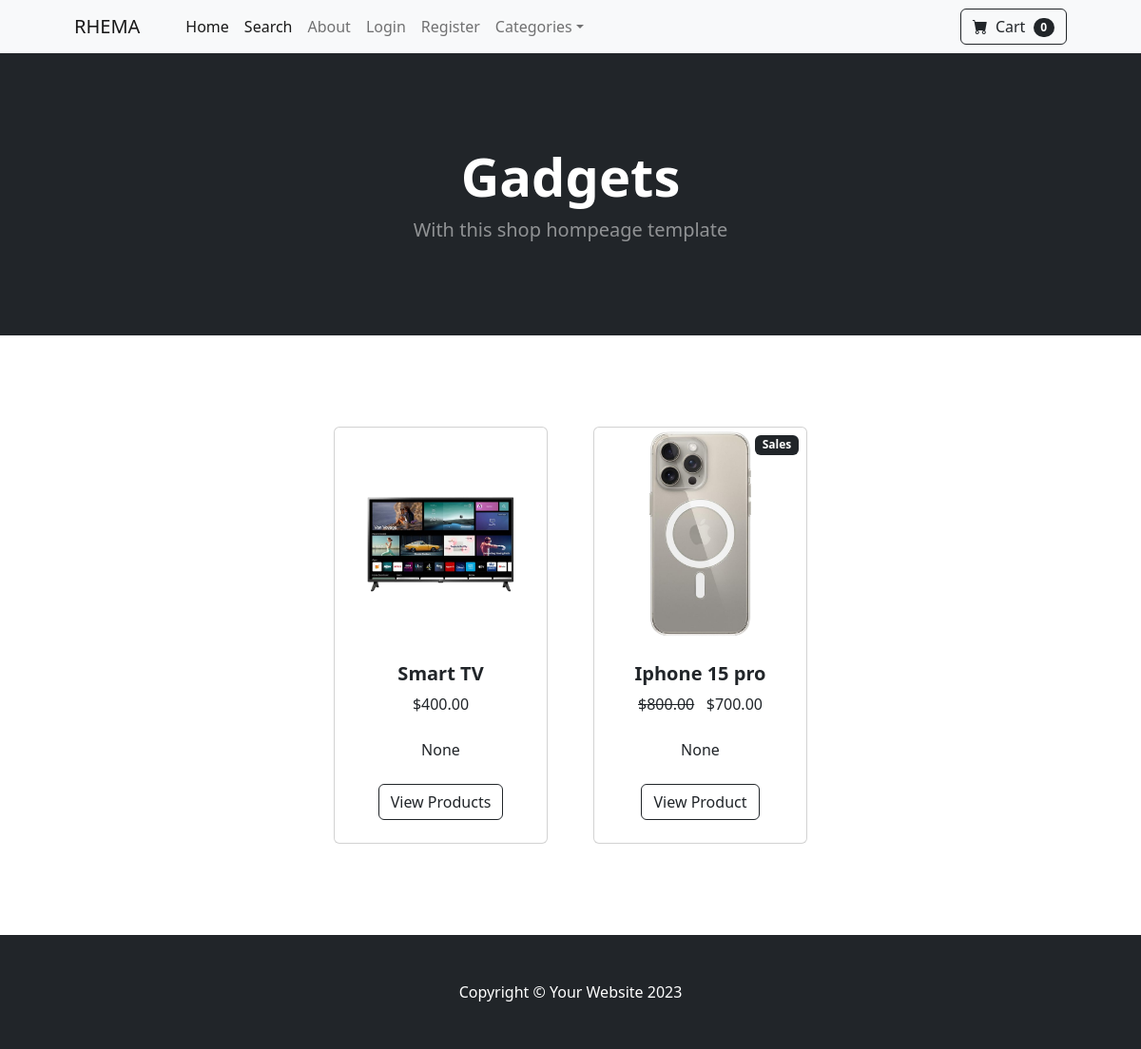
Screenshot of /category/Gadgets with the database file from the repository.
### store/models.py (models this page shows, shortened)
class Category(models.Model):
    name = models.CharField(max_length=255)
    def __str__(self):
        return self.name
    class Meta:
        verbose_name_plural = 'categories'

class Product(models.Model):
    name = models.CharField(max_length=255)
    price = models.DecimalField(default=0, decimal_places=2, max_digits=8)
    category = models.ForeignKey(Category,on_delete=models.CASCADE,default=1)
    description = models.CharField(max_length=255, blank=True, null=True)
    image = models.ImageField(upload_to='uploads/product/')
    is_sale = models.BooleanField(default=False)
    sale_price =  models.DecimalField(default=0, decimal_places=2, max_digits=8)

### store/views.py (the view)
# urls.py: path('category/<str:foo>', views.category, name='category'),
def category(request, foo):
    foo = foo.replace('-', ' ')
    try:
        category = Category.objects.get(name=foo)
        products = Product.objects.filter(category=category)
        return render(request, 'category.html', {'products': products, 'category': category  })
    except:
       messages.success(request, ('that category does not exist'))
       return redirect('home')

### cart/cart.py (called while the page is built)
    def __len__(self):
        return len(self.cart)

### cart/context_processor.py (called while the page is built)
def cart(request):
    return{'cart': Cart(request)}

### store/templates/category.html
{% extends "base.html" %}
        {% block content %}
        <header class="bg-dark py-5">
            <div class="container px-4 px-lg-5 my-5">
                <div class="text-center text-white">
                    <h1 class="display-4 fw-bolder">{{ category }}</h1>
                    <p class="lead fw-normal text-white-50 mb-0">With this shop hompeage template</p>
                </div>
            </div>
        </header>
        <section class="py-5">
            <div class="container px-4 px-lg-5 mt-5">
                <div class="row gx-4 gx-lg-5 row-cols-2 row-cols-md-3 row-cols-xl-4 justify-content-center">
                    {% for product in products %}
                        {% if product.is_sale %}
                        <div class="col mb-5">
                            <div class="card h-100">
                                <div class="badge bg-dark text-white position-absolute" style="top: 0.5rem; right: 0.5rem">Sales</div>
                                <img class="card-img-top" src="{{ product.image.url }}" alt="..." />
                                <div class="card-body p-4">
                                    <div class="text-center">
                                        <h5 class="fw-bolder">{{ product.name }}</h5>
                                        <strike>${{ product.price }}</strike> &nbsp
                                        ${{ product.sale_price }}
                                        <br></br>
                                        {{ product.description}}
                                    </div>
                                </div>
                                <div class="card-footer p-4 pt-0 border-top-0 bg-transparent">
                                    <div class="text-center"><a class="btn btn-outline-dark mt-auto" href="{% url 'product' product.id %}">View Product</a></div>
                                </div>
                            </div>
                        </div>
                        {% else %}
                    <div class="col mb-5">
                        <div class="card h-100">
                            <img class="card-img-top" src="{{ product.image.url }}" alt="..." />
                            <div class="card-body p-4">
                                <div class="text-center">
                                    <h5 class="fw-bolder">{{ product.name }}</h5>
                                    ${{ product.price }}
                                    <br></br>
                                    {{ product.description}}
                                </div>
                            </div>
                            <div class="card-footer p-4 pt-0 border-top-0 bg-transparent">
                                <div class="text-center"><a class="btn btn-outline-dark mt-auto" href="{% url 'product' product.id %}">View Products</a></div>
                            </div>
                        </div>
                    </div>
                    {% endif %}
                    {% endfor %}
        </section>
        {% endblock %}

### store/templates/base.html (shortened to what this page needs)
{% load static %}
<!DOCTYPE html>
<html lang="en">
    <head>
        <link href="https://cdn.jsdelivr.net/npm/bootstrap-icons@1.5.0/font/bootstrap-icons.css" rel="stylesheet" />
        <link href="{% static 'css/styles.css' %}" rel="stylesheet" />
    </head>
    <body>
        {% include 'navbar.html' %}
        {% block content %}
        {% endblock %}
        <footer class="py-5 bg-dark">
            <div class="container"><p class="m-0 text-center text-white">Copyright &copy; Your Website 2023</p></div>
        </footer>
    </body>
</html>

### store/templates/navbar.html (shortened to what this page needs)
<nav class="navbar navbar-expand-lg navbar-light bg-light">
    <div class="container px-4 px-lg-5">
        <a class="navbar-brand" href="{% url 'home'%}">RHEMA</a>
        <div class="collapse navbar-collapse" id="navbarSupportedContent">
            <ul class="navbar-nav me-auto mb-2 mb-lg-0 ms-lg-4">
                <li class="nav-item"><a class="nav-link active" aria-current="page" href="{% url 'home' %}">Home</a></li>
                <li class="nav-item"><a class="nav-link active" aria-current="page" href="{% url 'search' %}">Search</a></li>
                <li class="nav-item"><a class="nav-link" href="{% url 'about' %}">About</a></li>
                {% if user.is_authenticated %}
                <li class="nav-item"><a class="nav-link" href="{% url 'logout' %}">Logout</a></li>
                <li class="nav-item dropdown">
                    <a class="nav-link dropdown-toggle" id="navbarDropdown" href="#" role="button" data-bs-toggle="dropdown" aria-expanded="false">Profile</a>
                    <ul class="dropdown-menu" aria-labelledby="navbarDropdown">
                        <li><a class="dropdown-item" href="{% url 'update_user' %}">User Profile</a></li>
                        <li><hr class="dropdown-divider" /></li>
                        <li><a class="dropdown-item" href="{% url 'update_info' %}">Update_info</a></li>
                    </ul>
                </li>
                {% if user.is_superuser %}
                    <li class="nav-item dropdown">
                        <a class="nav-link dropdown-toggle" id="navbarDropdown" href="#" role="button" data-bs-toggle="dropdown" aria-expanded="false">Orders</a>
                        <ul class="dropdown-menu" aria-labelledby="navbarDropdown">
                            <li><a class="dropdown-item" href="{% url 'shipped_dash' %}">Shipped Orders</a></li>
                            <li><hr class="dropdown-divider" /></li>
                            <li><a class="dropdown-item" href="{% url 'not_shipped_dash' %}">Un-shipped Orders</a></li>
                        </ul>
                    </li>
                {% endif %}
                {% else %}
                <li class="nav-item"><a class="nav-link" href="{% url 'login' %}">Login</a></li>
                <li class="nav-item"><a class="nav-link" href="{% url 'register' %}">Register</a></li>
                {% endif %}
                <li class="nav-item dropdown">
                    <a class="nav-link dropdown-toggle" id="navbarDropdown" href="#" role="button" data-bs-toggle="dropdown" aria-expanded="false">Categories</a>
                </li>
            </ul>
            <form class="d-flex">
                <a href="{% url 'cart_summary' %}" class="btn btn-outline-dark">
                    <i class="bi-cart-fill me-1"></i>
                    Cart
                    <span class="badge bg-dark text-white ms-1 rounded-pill" id="cart_quantity">{{ cart|length }}</span>
                </a>
            </form>
        </div>
    </div>
</nav>

### rows the page displays
Category: name "Gadgets"
Product: image (picture), name "Smart TV", price "400.00", description "None"
Product: image (picture), name "Iphone 15 pro", price "800.00", sale_price "700.00", description "None"

### other values shown
{{ cart|length }} "0"
